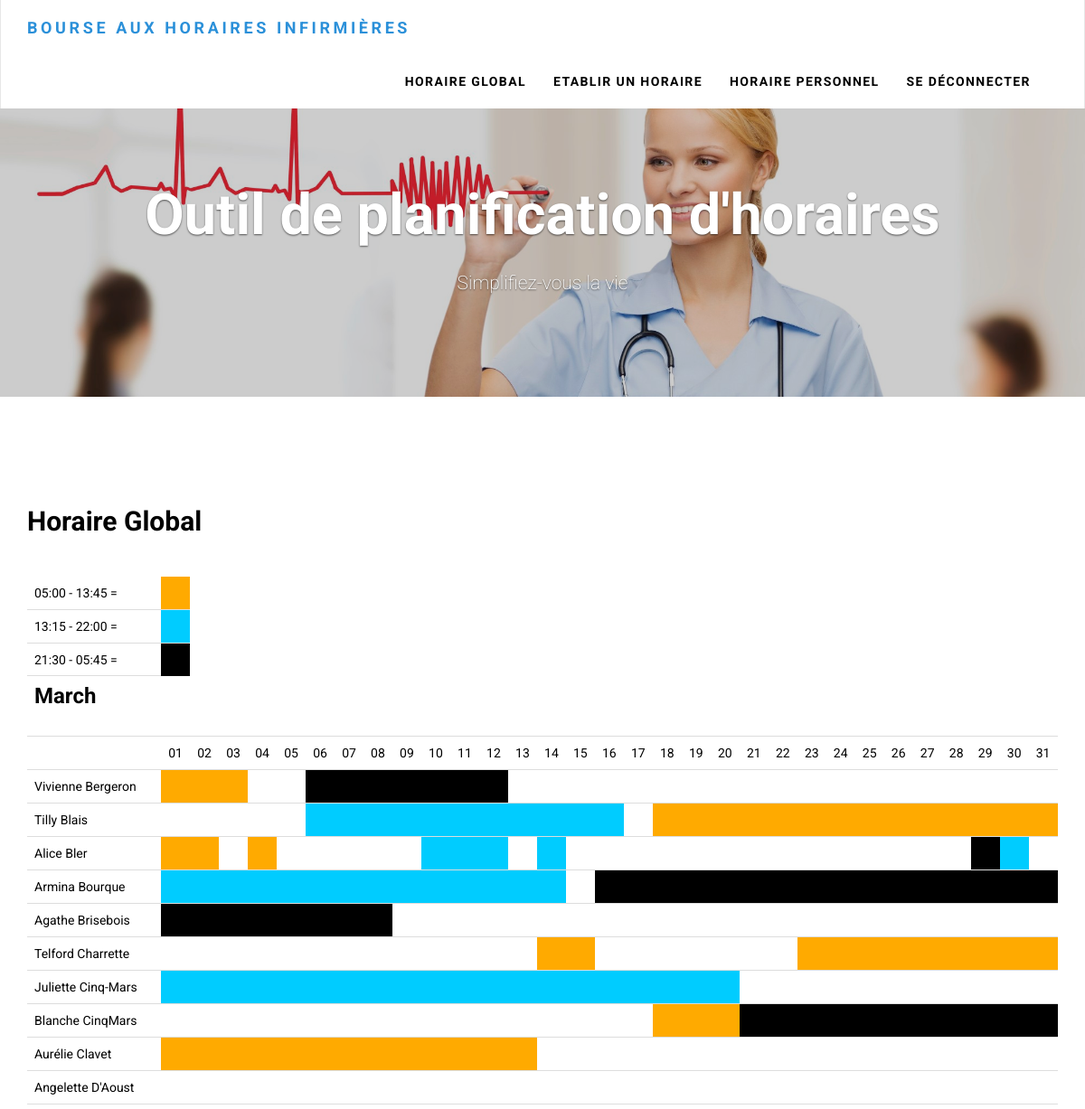
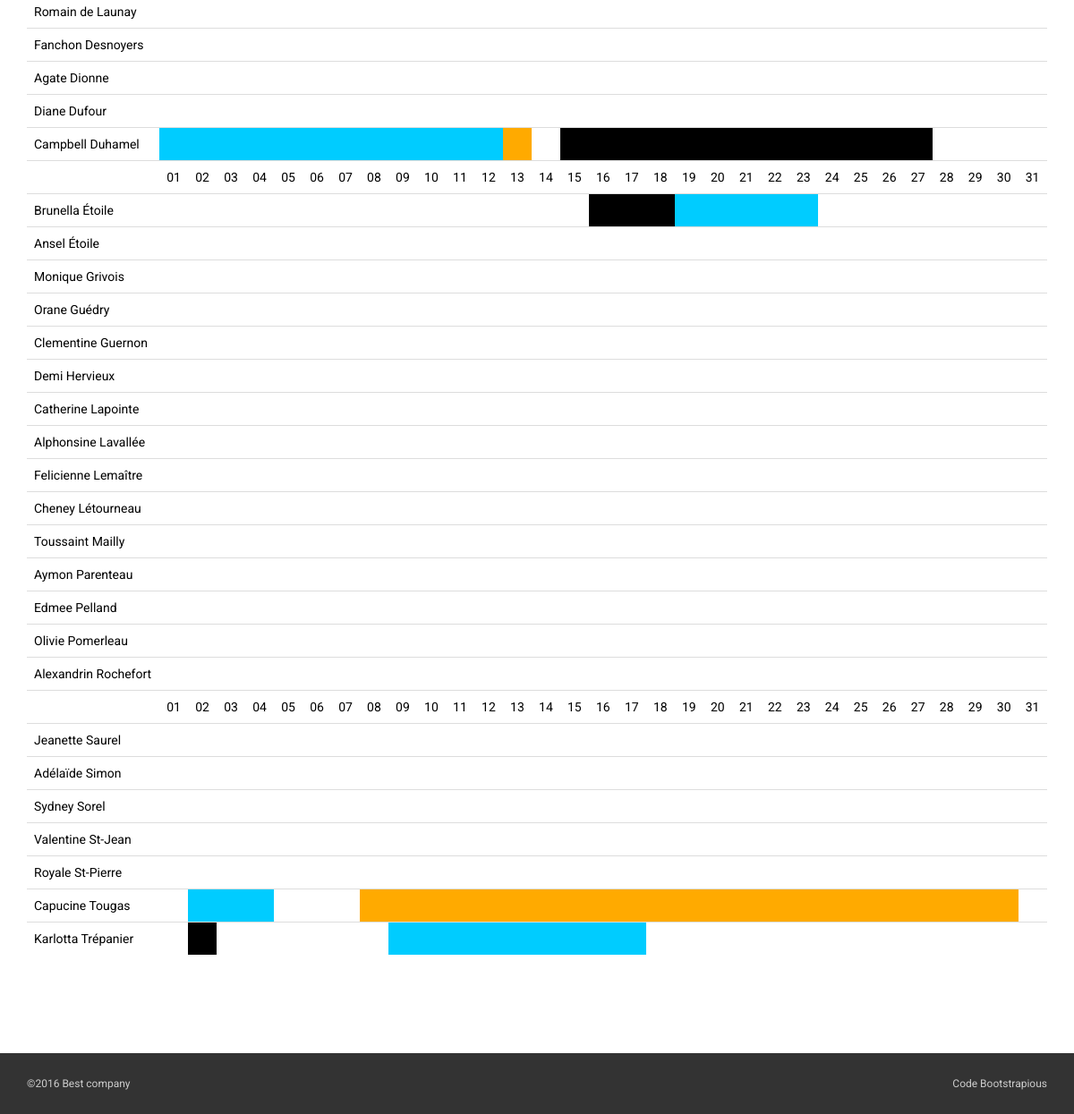
The page /Pre-TPI/index.php?action=horaireglobal (signed in) on the database its author committed (2 pictures, top to bottom).
### tables this page shows
CREATE TABLE IF NOT EXISTS `tblutilisateurs` (
  `idutilisateur` int(11) NOT NULL AUTO_INCREMENT,
  `login` varchar(63) NOT NULL,
  `password` varchar(255) NOT NULL,
  `nom` varchar(63) NOT NULL,
  `prenom` varchar(63) NOT NULL,
  `datedenaissance` date NOT NULL,
  `groupesanguin` varchar(7) NOT NULL,
  `rue` varchar(255) NOT NULL,
  `npa` smallint(6) NOT NULL,
  `ville` varchar(255) NOT NULL,
  `mail` varchar(255) NOT NULL,
  `tel` varchar(255) NOT NULL,
  `fk_typeutilisateur` int(11) NOT NULL,
  PRIMARY KEY (`idutilisateur`),
  KEY `fk_typeutilisateur` (`fk_typeutilisateur`)
);

### Pre-TPI/modele/modele.php (called while the page is built, shortened)
<?php
function getBD()
{
	$connexion = new PDO('mysql:host=piui.myd.infomaniak.com; dbname=piui_PreTpi; charset=utf8','piui_DBZaid','MotDePasse!2018');
	return $connexion;
}
function getUsers()
{
	$connexion = getBD();
	$requete ="SELECT * FROM tblutilisateurs WHERE fk_typeutilisateur='1' OR fk_typeutilisateur = '2' ORDER BY nom";
	$resultats = $connexion->query($requete);
	return $resultats;
}
function gethoraireglobal()
{
    $connexion = getBD();
    $requete ="SELECT tblhoraire.idhoraire, tblhoraire.datedebut, tblhoraire.datefin, tblhoraire.fk_utilisateur, tblutilisateurs.nom, tblutilisateurs.prenom, tblhoraire.fk_plagehoraire
        FROM tblhoraire
    INNER JOIN tblutilisateurs ON tblutilisateurs.idutilisateur = tblhoraire.fk_utilisateur ORDER BY tblhoraire.datedebut";
    $resultats = $connexion->query($requete);
    return $resultats;
}

### Pre-TPI/vue/vue_horaireglobal.php (the view, shortened to what this page needs)
<?php
  $jdate1 = array();
  $list=array();
  $month = date('m');
  $year = date('Y');
  $listmax = 0;
  for($d=1; $d<=31; $d++){
      $time=mktime(12, 0, 0, $month, $d, $year);
      if (date('m', $time)==$month)
          $list[]=date('d', $time);
  }
  while ($donnee = $resultats->fetch()){
    if(isset($donnee)){
      $d1 = $donnee['datedebut'];
      $d2 = $donnee['datefin'];
    }
    $nb_jours = date_diff2($d1, $d2);
    $jour_apres = toStamp2($d1)-(60*60*24);
    for($i = 0; $i < $nb_jours; $i++){
      $jour_apres += (60*60*24);
      if ($donnee['fk_plagehoraire'] == 1){
        $plage = 'm';
      }
      if ($donnee['fk_plagehoraire'] == 2){
        $plage = 'a';
      }
      if ($donnee['fk_plagehoraire'] == 3){
        $plage = 's';
      }
      $jdate1[$donnee['fk_utilisateur']][] = date('d',$jour_apres);
      $jdate1[$donnee['fk_utilisateur']][] = $plage;
    }
  }
 ?>
  <h2>Horaire Global</h2>
  <article>
    <table class="table">
      <thead>
        <tr>
          <td>05:00 - 13:45 =</td><td bgcolor="#ffaa00"></td>
        </tr>
        <tr>
          <td>13:15 - 22:00 =</td><td bgcolor="#00ccff"></td>
        </tr>
        <tr>
          <td>21:30 - 05:45 =</td><td bgcolor="black"></td>
        </tr>
        <tr><td><h3><?php echo date('F'); ?></h3></td></tr>
          <tr><td></td>
            <?php foreach($list as $date){ echo "<td>$date"; echo "</td>"; }?>
          </tr>
      </thead>
      <tbody>
      <?php
      while($personnel = $users->fetch())  {
        echo "<tr><td>"?><?=$personnel['prenom']?> <?=$personnel['nom']?>
        <?php
        $listmax++;
        $pla = -1;
        foreach($list as $mdate){
          if(isset($jdate1[$personnel['idutilisateur']])){
            if(in_array($mdate, $jdate1[$personnel['idutilisateur']])){
                $pla = $pla+2;
                if($jdate1[$personnel['idutilisateur']][$pla] == 'm'){
                  echo "<td bgcolor='#ffaa00'></td>";
                }
                if($jdate1[$personnel['idutilisateur']][$pla] == 'a'){
                  echo "<td bgcolor='#00ccff'></td>";
                }
                if($jdate1[$personnel['idutilisateur']][$pla] == 's'){
                  echo "<td bgcolor='black'></td>";
                }
            }
            else{
              echo "<td></td>";
            }
          }
          else{
            echo "<td></td>";
          }
        }
        ?>
        </td></tr>
        <?php
        if($listmax ==15){ $listmax =0;?>
        <tr><td></td>
            <?php foreach($list as $date){ echo "<td>$date"; echo "</td>"; }?>
          </tr>
        <?php }
      } ?>
      </tbody>
    </table>
  <?php
  function toStamp2($date) {
  $d = explode('-', $date);
  $date2 = mktime(0,0,0, $d[1], $d[2], $d[0]);
  return $date2;
  }
  function date_diff2($date1, $date2) {
  $s = strtotime($date2)-strtotime($date1);
  $d = intval($s/86400)+1;
  return $d;
  }
  $contenu = ob_get_clean();
  require 'gabarit.php';
?>

### Pre-TPI/index.php (shortened to what this page needs)
<?php
require 'controleur/controleur.php';
try
{
	if (isset($_GET['action']))
	{
		$action = $_GET['action'];
		switch ($action)
		{
            case 'horaireglobal':
            	horaireglobal();
            	break;
		}
	}
}
catch (Exception $e)
{
	erreur($e->getMessage());
}
?>

### Pre-TPI/controleur/controleur.php (shortened to what this page needs)
<?php
require 'modele/modele.php';
function horaireglobal()
{
	if(isset($_SESSION['typeutilisateur']))
	{
		if($_SESSION['typeutilisateur'] == 2)
		{
			$users = getUsers();
			$resultats = gethoraireglobal();
			require 'vue/vue_horaireglobal.php';
		} else {erreur("Vous n'avez pas les accès.");}
	} else {erreur("Vous n'avez pas les accès.");}
}
?>

### Pre-TPI/vue/gabarit.php (shortened to what this page needs)
<!DOCTYPE html>
<html>
  <head>
    <link rel="stylesheet" href="contenu/css/bootstrap.min.css">
    <link rel="stylesheet" href="contenu/css/font-awesome.min.css">
    <link rel="stylesheet" href="contenu/css/pe-icon-7-stroke.css">
    <link rel="stylesheet" href="contenu/css/lightbox.min.css">
    <link rel="stylesheet" href="contenu/css/style.default.css" id="theme-stylesheet">
    <link rel="stylesheet" href="contenu/css/custom.css">
  </head>
  <body>
    <header class="header">
      <div role="navigation" class="navbar navbar-default">
        <div class="container">
          <div class="navbar-header"><a href="index.php" class="navbar-brand">Bourse aux horaires infirmières</a>
          </div>
          <div id="navigation" class="collapse navbar-collapse navbar-right"> <?php if (isset($_SESSION['login'])) : ?>
            <ul class="nav navbar-nav">
              <?php if ($_SESSION['typeutilisateur'] == '2') : ?>
              <li><a href="index.php?action=horaireglobal">Horaire global</a></li>
              <li><a href="index.php?action=etablirhoraire">Etablir un horaire</a></li>
               <?php endif; ?>
              <li><a href="index.php">Horaire personnel</a></li>
              <li><a href="index.php?action=login">Se déconnecter</a></li>
            </ul>
          </div><?php endif; ?>
        </div>
      </div>
    </header>
    <div class="jumbotron main-jumbotron">
      <div class="container">
        <div class="content">
          <h1>Outil de planification d'horaires</h1>
          <p class="margin-bottom">Simplifiez-vous la vie</p>
        </div>
      </div>
    </div>
    <section>
      <div class="container">
    	<?= $contenu ?>
      </div>
    </section>
    <footer class="footer">
      <div class="footer__copyright">
        <div class="container">
          <div class="row">
            <div class="col-md-6">
              <p>&copy;2016 Best company</p>
            </div>
            <div class="col-md-6">
              <p class="credit">Code <a href="https://bootstrapious.com/e-commerce-templates" class="external">Bootstrapious</a></p>
            </div>
          </div>
        </div>
      </div>
    </footer>
  </body>
</html>

### Pre-TPI/contenu/css/style.default.css (style rules this page uses)
.header { width: 100%; }
.navbar { text-transform: uppercase; letter-spacing: 0.1em; }
.navbar a.navbar-brand { font-weight: bold; letter-spacing: 0.2em; color: #2b90d9; }
.navbar .navbar-nav > li > a { font-weight: bold; }
@media (min-width: 768px) { .navbar ul.nav > li > a { border-top: solid 2px transparent; padding-top: 17.5px; } }
html { height: 100%; }
body { height: 100%; }
header { z-index: 1000; }
section { position: relative; padding-top: 90px; padding-bottom: 90px; }
.margin-bottom { margin-bottom: 30px !important; }
a, button { -webkit-transition: all 0.2s ease-out; -moz-transition: all 0.2s ease-out; transition: all 0.2s ease-out; }
a { text-decoration: none; }
.main-jumbotron { position: relative; padding-top: 80px; padding-bottom: 80px; color: #fff; text-shadow: 0 1px 2px rgba(0, 0, 0, 0.6); text-align: center; background: url('../img/jumbotron1.jpg') center center no-repeat; background-size: cover; }
.main-jumbotron .content { position: relative; }
.main-jumbotron:before { display: block; position: absolute; content: " "; background: #000; opacity: 0.2; width: 100%; height: 100%; left: 0; top: 0; -webkit-transition: all 0.2s ease-out; -moz-transition: all 0.2s ease-out; transition: all 0.2s ease-out; }
.footer__copyright { background: #333333; color: #ccc; padding: 20px 0; font-size: 12px; line-height: 28px; font-family: "Roboto", Helvetica, Arial, sans-serif; }
.footer__copyright p { margin: 0; }
.footer__copyright p.credit { text-align: right; }
.footer__copyright p.credit a { color: #ccc; }
.nav { margin-bottom: 0; padding-left: 0; list-style: none; }
.nav > li > a { padding: 10px 15px; }
.navbar { font-family: "Roboto", Helvetica, Arial, sans-serif; min-height: 60px; margin-bottom: 0; border-top: none; border-bottom: none; }
@media (min-width: 768px) { .navbar { border-radius: 0; } }
.navbar-collapse { max-height: 340px; overflow-x: visible; padding-right: 15px; padding-left: 15px; }
@media (min-width: 768px) { .navbar-collapse { width: auto; border-top: 0; box-shadow: none; } }
@media (min-width: 768px) { .navbar-collapse.collapse { display: block !important; height: auto !important; padding-bottom: 0; overflow: visible !important; } }
.container > .navbar-header, .container-fluid > .navbar-header, .container > .navbar-collapse, .container-fluid > .navbar-collapse { margin-right: -15px; margin-left: -15px; }
@media (min-width: 768px) { .container > .navbar-header, .container-fluid > .navbar-header, .container > .navbar-collapse, .container-fluid > .navbar-collapse { margin-right: 0; margin-left: 0; } }
.navbar-brand { float: left; padding: 19.5px 15px; font-size: 18px; line-height: 21px; height: 60px; }
@media (min-width: 768px) { .navbar > .container .navbar-brand, .navbar > .container-fluid .navbar-brand { margin-left: -15px; } }
.navbar-nav { margin: 9.75px -15px; }
.navbar-nav > li > a { padding-top: 10px; padding-bottom: 10px; line-height: 21px; border-bottom: none; }
@media (min-width: 768px) { .navbar-nav { margin: 0 auto; display: table; table-layout: fixed; float: left; } }
@media (min-width: 768px) { .navbar-nav > li { float: left; } }
@media (min-width: 768px) { .navbar-nav > li > a { padding-top: 19.5px; padding-bottom: 19.5px; } }
.navbar-default { background-color: #ffffff; border-bottom-color: transparent; }
.navbar-default .navbar-brand { color: #000000; }
.navbar-default .navbar-nav > li > a { color: #000000; }
.navbar-default .navbar-collapse { border-color: transparent; }
body { font-family: "Roboto", Helvetica, Arial, sans-serif; font-size: 14px; line-height: 1.55; color: #000000; background-color: #ffffff; }
a { color: #2b90d9; text-decoration: none; }
h1, h2, h3, h4, h5, h6, .h1, .h2, .h3, .h4, .h5, .h6 { font-family: "Roboto", Helvetica, Arial, sans-serif; font-weight: 700; line-height: 1.2; color: #000000; }
h1, .h1 { font-size: 36px; }
h2, .h2 { font-size: 30px; }
h3, .h3 { font-size: 24px; font-weight: 700; }
h1, .h1, h2, .h2, h3, .h3 { margin-top: 0; margin-bottom: 21px; }
p { margin: 0 0 21px; }

### rows shown on the page
tblutilisateurs: prenom "Vivienne", nom "Bergeron"
tblutilisateurs: prenom "Tilly", nom "Blais"
tblutilisateurs: prenom "Alice", nom "Bler"
tblutilisateurs: prenom "Armina", nom "Bourque"
tblutilisateurs: prenom "Agathe", nom "Brisebois"
tblutilisateurs: prenom "Telford", nom "Charrette"
tblutilisateurs: prenom "Juliette", nom "Cinq-Mars"
tblutilisateurs: prenom "Blanche", nom "CinqMars"
tblutilisateurs: prenom "Aurélie", nom "Clavet"
tblutilisateurs: prenom "Angelette", nom "D'Aoust"
tblutilisateurs: prenom "Romain", nom "de Launay"
tblutilisateurs: prenom "Fanchon", nom "Desnoyers"
tblutilisateurs: prenom "Agate", nom "Dionne"
tblutilisateurs: prenom "Diane", nom "Dufour"
tblutilisateurs: prenom "Campbell", nom "Duhamel", date "01", date "02", date "03", date "04", date "05", date "06", date "07", date "08", date "09", date "10", date "11", date "12", date "13", date "14", date "15", date "16", date "17", date "18", date "19", date "20", date "21", date "22", date "23", date "24", date "25", date "26", date "27", date "28", date "29", date "30", date "31"
tblutilisateurs: prenom "Brunella", nom "Étoile"
tblutilisateurs: prenom "Ansel", nom "Étoile"
tblutilisateurs: prenom "Monique", nom "Grivois"
tblutilisateurs: prenom "Orane", nom "Guédry"
tblutilisateurs: prenom "Clementine", nom "Guernon"
tblutilisateurs: prenom "Demi", nom "Hervieux"
tblutilisateurs: prenom "Catherine", nom "Lapointe"
tblutilisateurs: prenom "Alphonsine", nom "Lavallée"
tblutilisateurs: prenom "Felicienne", nom "Lemaître"
tblutilisateurs: prenom "Cheney", nom "Létourneau"
tblutilisateurs: prenom "Toussaint", nom "Mailly"
tblutilisateurs: prenom "Aymon", nom "Parenteau"
tblutilisateurs: prenom "Edmee", nom "Pelland"
tblutilisateurs: prenom "Olivie", nom "Pomerleau"
tblutilisateurs: prenom "Alexandrin", nom "Rochefort", date "01", date "02", date "03", date "04", date "05", date "06", date "07", date "08", date "09", date "10", date "11", date "12", date "13", date "14", date "15", date "16", date "17", date "18", date "19", date "20", date "21", date "22", date "23", date "24", date "25", date "26", date "27", date "28", date "29", date "30", date "31"
tblutilisateurs: prenom "Jeanette", nom "Saurel"
tblutilisateurs: prenom "Adélaïde", nom "Simon"
tblutilisateurs: prenom "Sydney", nom "Sorel"
tblutilisateurs: prenom "Valentine", nom "St-Jean"
tblutilisateurs: prenom "Royale", nom "St-Pierre"
tblutilisateurs: prenom "Capucine", nom "Tougas"
tblutilisateurs: prenom "Karlotta", nom "Trépanier"

### other values the page prints
$date "01"
$date "02"
$date "03"
$date "04"
$date "05"
$date "06"
$date "07"
$date "08"
$date "09"
$date "10"
$date "11"
$date "12"
$date "13"
$date "14"
$date "15"
